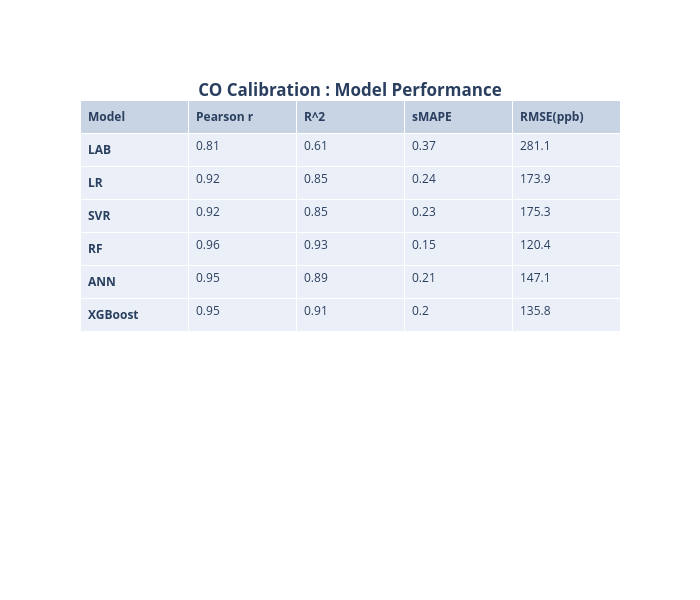

This figure's notebook cell:
### Markdown cell above
# libraries
import numpy as np
import matplotlib.pyplot as plt
fig= plt.figure(figsize=(10,5)) 
# set width of bars
ax = fig.add_subplot(111)
ax.patch.set_facecolor('lightblue')
ax.patch.set_alpha(0.3)
barWidth = 0.15
 
# set heights of bars
Signal1 = [features_CO[0],features_NO2[0],features_SO2[0],features_O3[0]]
Signal2 = [features_CO[1],features_NO2[1],features_SO2[1],features_O3[1]]
Signal3 = [features_CO[2],features_NO2[2],features_SO2[2],features_O3[2]]
Signal4 = [features_CO[3],features_NO2[3],features_SO2[3],features_O3[3]]
Temp = [features_CO[4],features_NO2[4],features_SO2[4],features_O3[4]]
RH = [features_CO[5],features_NO2[5],features_SO2[5],features_O3[5]]


 
# Set position of bar on X axis
r1 = np.arange(len(Signal1))
r2 = [x + barWidth for x in r1]
r3 = [x + barWidth for x in r2]
r4 = [x + barWidth for x in r3]
r5 = [x + barWidth for x in r4]
r6 = [x + barWidth for x in r5]
 
 
# Make the plot
plt.bar(r1, Signal1, color='magenta', width=barWidth, edgecolor='white', label='CO')
plt.bar(r2, Signal2, color='teal', width=barWidth, edgecolor='white', label='NO2')
plt.bar(r3, Signal3, color='salmon', width=barWidth, edgecolor='white', label='SO2')
plt.bar(r4, Signal4, color='rebeccapurple', width=barWidth, edgecolor='white', label='O3')
plt.bar(r5, Temp, color='olive', width=barWidth, edgecolor='white', label='Temperature')
plt.bar(r6, RH, color='darkgoldenrod', width=barWidth, edgecolor='white', label='RH')
 
# Add xticks on the middle of the group bars
plt.xlabel('Sensor', fontweight='bold')
plt.ylabel('Feature Importance', fontweight='bold')
plt.xticks([r + barWidth+0.25 for r in range(len(Signal1))], ['CO', 'NO2', 'SO2', 'O3'])
 
# Create legend & Show graphic
plt.legend()
plt.grid(linestyle='-.',linewidth=0.3)
plt.show()

### Code cell
import plotly.graph_objects as go
import pandas as pd
model=['<b>LAB</b>','<b>LR</b>','<b>SVR</b>','<b>RF</b>','<b>ANN</b>','<b>XGBoost</b>']
Pearson=[Pearson_lab_CO,Pearson_lr_CO,Pearson_svr_CO,Pearson_rf_CO,Pearson_ann_CO,Pearson_xgb_CO]
         
R2=[R2_lab_CO,R2_lr_CO,R2_svr_CO,R2_rf_CO,R2_ann_CO,R2_xgb_CO]
RMSE=[RMSE_Lab_CO,RMSE_Lr_CO,RMSE_Svr_CO,RMSE_Rf_CO,RMSE_Ann_CO,RMSE_Xgb_CO]
sMAPE=[sMAPE_lab_CO,sMAPE_lr_CO,sMAPE_svr_CO,sMAPE_rf_CO,sMAPE_ann_CO,sMAPE_xgb_CO]

fig = go.Figure(data=[go.Table(
    header=dict(values=['<b>Model</b>','<b>Pearson r</b>','<b>R^2</b>','<b>sMAPE</b>','<b>RMSE(ppb)</b>'],
                #fill_color='white',
                align='left'),
    cells=dict(values=[model,Pearson,R2,sMAPE,RMSE ],
               #fill_color='white',
               align='left'))
   ])

fig.update_layout(
title={'text': "<b>CO Calibration : Model Performance</b>",
        'y':0.86,
        'x':0.5,
        'xanchor': 'center',
        'yanchor': 'top'},
width=700,
height=600,
)
fig.show()
chart_studio.plotly.sign_in('vinylango', 'gybbJVWfRSUoTcRRSa6J')
chart_studio.plotly.image.save_as(fig, filename='models_performance_CO.png')
Image('models_performance_CO.png')

### Figure 1 — Plotly figure (JSON) as saved in the notebook; plotly's stock layout.template omitted (floating-point values rounded to 4 significant figures)
{"data": [{"cells": {"align": "left", "values": [["<b>LAB</b>", "<b>LR</b>", "<b>SVR</b>", "<b>RF</b>", "<b>ANN</b>", "<b>XGBoost</b>"], [0.81, 0.92, 0.92, 0.96, 0.95, 0.95], [0.61, 0.85, 0.85, 0.93, 0.89, 0.91], [0.37, 0.24, 0.23, 0.15, 0.21, 0.2], [281.1, 173.9, 175.3, 120.4, 147.1, 135.8]]}, "header": {"align": "left", "values": ["<b>Model</b>", "<b>Pearson r</b>", "<b>R^2</b>", "<b>sMAPE</b>", "<b>RMSE(ppb)</b>"]}, "type": "table"}], "layout": {"height": 600, "title": {"text": "<b>CO Calibration : Model Performance</b>", "x": 0.5, "xanchor": "center", "y": 0.86, "yanchor": "top"}, "width": 700}}
